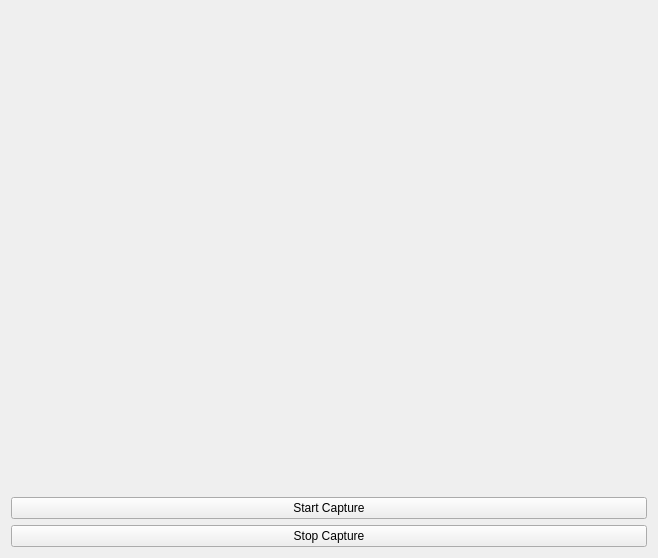
<?xml version="1.0" encoding="UTF-8"?>
<ui version="4.0">
 <class>FaceRendererForm</class>
 <widget class="QWidget" name="FaceRendererForm">
  <property name="geometry">
   <rect>
    <x>0</x>
    <y>0</y>
    <width>658</width>
    <height>558</height>
   </rect>
  </property>
  <property name="sizePolicy">
   <sizepolicy hsizetype="MinimumExpanding" vsizetype="MinimumExpanding">
    <horstretch>0</horstretch>
    <verstretch>0</verstretch>
   </sizepolicy>
  </property>
  <property name="minimumSize">
   <size>
    <width>640</width>
    <height>480</height>
   </size>
  </property>
  <property name="windowTitle">
   <string>Face Mesh Renderer</string>
  </property>
  <layout class="QVBoxLayout" name="verticalLayout_2">
   <item alignment="Qt::AlignHCenter|Qt::AlignVCenter">
    <widget class="QWidget" name="cameraView" native="true">
     <property name="sizePolicy">
      <sizepolicy hsizetype="MinimumExpanding" vsizetype="MinimumExpanding">
       <horstretch>0</horstretch>
       <verstretch>0</verstretch>
      </sizepolicy>
     </property>
     <property name="minimumSize">
      <size>
       <width>640</width>
       <height>480</height>
      </size>
     </property>
    </widget>
   </item>
   <item>
    <widget class="QPushButton" name="startCaptureBtn">
     <property name="text">
      <string>Start Capture</string>
     </property>
    </widget>
   </item>
   <item>
    <widget class="QPushButton" name="stopCaptureBtn">
     <property name="text">
      <string>Stop Capture</string>
     </property>
    </widget>
   </item>
  </layout>
 </widget>
 <resources/>
 <connections/>
</ui>
